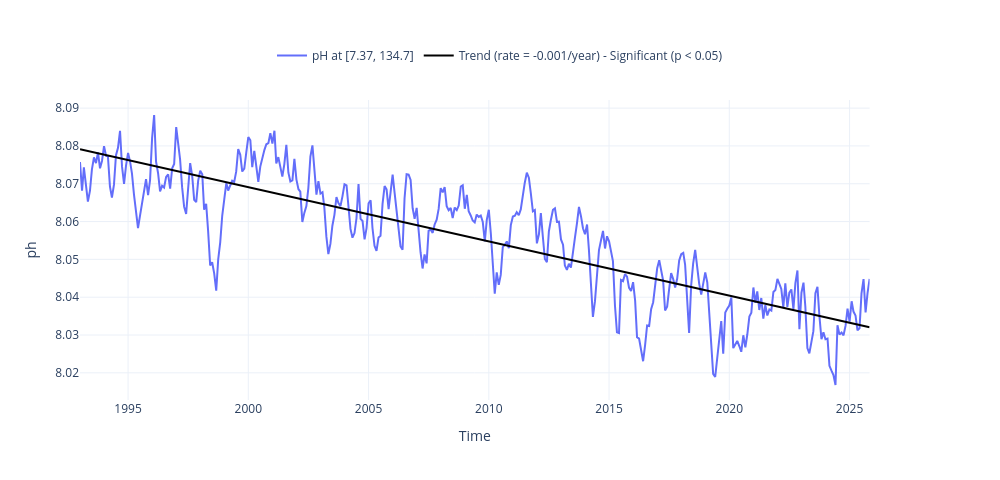

The notebook cell saved with this chart:
### Code cell
fig = plot_timeseries_interactive(dict_plot, trendline=True, scatter_dict = None, figsize = (25, 12));

### Figure 1 — Plotly figure (JSON) as saved in the notebook; plotly's stock layout.template omitted (floating-point values rounded to 4 significant figures; data arrays with more than 128 entries replaced by an {"elided": "..."} marker saying what was removed)
{"data": [{"line": {"color": "#636EFA"}, "name": "pH at [7.37, 134.7]", "type": "scatter", "x": {"elided": "395 str values"}, "xaxis": "x", "y": {"elided": "395 float values"}, "yaxis": "y"}, {"line": {"color": "black"}, "mode": "lines", "name": "Trend (rate = -0.001/year) - Significant (p < 0.05)", "showlegend": true, "type": "scatter", "x": {"elided": "395 str values"}, "xaxis": "x", "y": {"elided": "395 float values"}, "yaxis": "y"}], "layout": {"height": 480, "legend": {"font": {"size": 12}, "orientation": "h", "x": 0.5, "xanchor": "center", "y": 1.1, "yanchor": "bottom"}, "title": {"text": " "}, "width": 1000, "xaxis": {"anchor": "y", "domain": [0, 0.94], "title": {"text": "Time"}}, "yaxis": {"anchor": "x", "domain": [0, 1], "title": {"text": "ph"}}, "yaxis2": {"anchor": "x", "overlaying": "y", "side": "right"}}}
